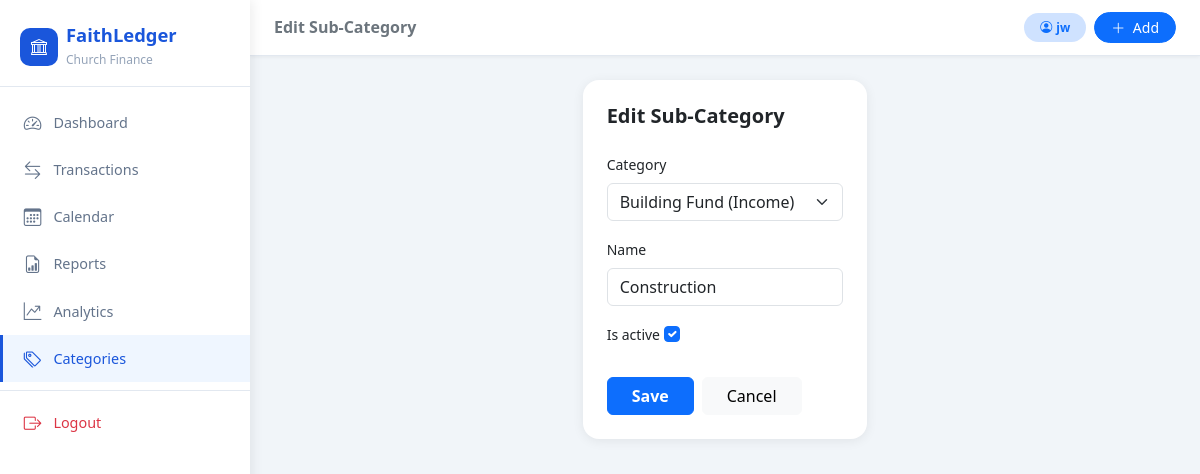
Screenshot of /categories/sub/10/edit/ (signed in) with the database file from the repository.
### finance/models.py (models this page shows, shortened)
class SubCategory(models.Model):
    category = models.ForeignKey(Category, on_delete=models.CASCADE, related_name='subcategories')
    name = models.CharField(max_length=100)
    is_active = models.BooleanField(default=True)
    created_at = models.DateTimeField(auto_now_add=True)
    class Meta:
        verbose_name_plural = 'SubCategories'
        ordering = ['name']

### finance/views.py (the view)
# urls.py: path('categories/sub/<int:pk>/edit/', views.subcategory_edit, name='subcategory_edit'),
@login_required
def subcategory_edit(request, pk):
    sub = get_object_or_404(SubCategory, pk=pk)
    form = SubCategoryForm(request.POST or None, instance=sub)
    if request.method == 'POST' and form.is_valid():
        form.save()
        messages.success(request, 'Sub-category updated!')
        return redirect('category_list')
    return render(request, 'finance/category_form.html', {'form': form, 'title': 'Edit Sub-Category'})

### finance/forms.py
class SubCategoryForm(forms.ModelForm):
    class Meta:
        model = SubCategory
        fields = ['category', 'name', 'is_active']
        widgets = {
            'category': forms.Select(attrs={'class': 'form-select'}),
            'name': forms.TextInput(attrs={'class': 'form-control'}),
            'is_active': forms.CheckboxInput(attrs={'class': 'form-check-input'}),
        }
    def __init__(self, *args, **kwargs):
        super().__init__(*args, **kwargs)
        self.fields['category'].queryset = Category.objects.filter(is_active=True)

### finance/models.py (called while the page is built)
    def __str__(self):
        return f"{self.name} ({self.type})"

### finance/templates/finance/category_form.html (shortened to what this page needs)
{% extends 'base.html' %}
{% block page_title %}{{ title }}{% endblock %}
{% block content %}
<div class="row justify-content-center">
  <div class="col-lg-5 col-xl-4">
    <div class="card">
      <div class="card-body p-4">
        <h5 class="fw-bold mb-4">{{ title }}</h5>
        <form method="post" novalidate>
          {% for field in form %}
          <div class="mb-3">
            <label class="form-label fw-medium small">{{ field.label }}</label>
            {{ field }}
          </div>
          {% endfor %}
          <div class="d-flex gap-2 mt-4">
            <button type="submit" class="btn btn-primary px-4 fw-semibold">Save</button>
            <a href="{% url 'category_list' %}" class="btn btn-light px-4">Cancel</a>
          </div>
        </form>
      </div>
    </div>
  </div>
</div>
{% endblock %}

### templates/base.html (shortened to what this page needs)
<!DOCTYPE html>
<html lang="en">
<head>
  <link href="https://cdn.jsdelivr.net/npm/bootstrap@5.3.3/dist/css/bootstrap.min.css" rel="stylesheet">
  <link href="https://cdn.jsdelivr.net/npm/bootstrap-icons@1.11.3/font/bootstrap-icons.css" rel="stylesheet">
</head>
<body>
{% if user.is_authenticated %}
<nav id="sidebar">
  <div class="sidebar-brand">
    <div class="d-flex align-items-center gap-2">
      <div style="width:38px;height:38px;background:var(--primary);border-radius:10px;display:flex;align-items:center;justify-content:center;">
        <i class="bi bi-bank text-white"></i>
      </div>
      <div>
        <h5>FaithLedger</h5>
        <small>Church Finance</small>
      </div>
    </div>
  </div>
  <div class="sidebar-nav">
    <a href="{% url 'dashboard' %}" class="nav-link-item {% if request.resolver_match.url_name == 'dashboard' %}active{% endif %}">
      <i class="bi bi-speedometer2"></i> Dashboard
    </a>
    <a href="{% url 'transaction_list' %}" class="nav-link-item {% if 'transaction' in request.resolver_match.url_name %}active{% endif %}">
      <i class="bi bi-arrow-left-right"></i> Transactions
    </a>
    <a href="{% url 'calendar' %}" class="nav-link-item {% if 'calendar' in request.resolver_match.url_name %}active{% endif %}">
      <i class="bi bi-calendar3"></i> Calendar
    </a>
    <a href="{% url 'reports' %}" class="nav-link-item {% if request.resolver_match.url_name == 'reports' %}active{% endif %}">
      <i class="bi bi-file-earmark-bar-graph"></i> Reports
    </a>
    <a href="{% url 'analytics' %}" class="nav-link-item {% if request.resolver_match.url_name == 'analytics' %}active{% endif %}">
      <i class="bi bi-graph-up-arrow"></i> Analytics
    </a>
    <a href="{% url 'category_list' %}" class="nav-link-item {% if 'category' in request.resolver_match.url_name %}active{% endif %}">
      <i class="bi bi-tags"></i> Categories
    </a>
    <div style="border-top:1px solid #e2e8f0;margin:.5rem 0;"></div>
    <a href="{% url 'logout' %}" class="nav-link-item text-danger">
      <i class="bi bi-box-arrow-right"></i> Logout
    </a>
  </div>
</nav>
<div id="main">
  <div class="topbar">
    <div class="d-flex align-items-center gap-3">
      <h6 class="mb-0 fw-semibold text-secondary">{% block page_title %}Dashboard{% endblock %}</h6>
    </div>
    <div class="d-flex align-items-center gap-2">
      <span class="badge bg-primary-subtle text-primary rounded-pill px-3 py-2">
        <i class="bi bi-person-circle me-1"></i>{{ user.username }}
      </span>
      <a href="{% url 'transaction_add' %}" class="btn btn-primary btn-sm rounded-pill px-3">
        <i class="bi bi-plus-lg me-1"></i> Add
      </a>
    </div>
  </div>
  <div class="page-content">
    {% block content %}{% endblock %}
  </div>
</div>
{% else %}
{% block auth_content %}{% endblock %}
{% endif %}
</body>
</html>

### templates/base.html (style rules this page uses)
:root { --primary: #1a56db; --primary-light: #eff6ff; --income: #059669; --income-light: #d1fae5; --expense: #dc2626; --expense-light: #fee2e2; --pending: #d97706; --pending-light: #fef3c7; --sidebar-w: 250px; }
body { background: #f1f5f9; font-family: 'Segoe UI', system-ui, sans-serif; }
#sidebar { position: fixed; top: 0; left: 0; height: 100vh; width: var(--sidebar-w); background: #fff; box-shadow: 2px 0 12px rgba(0,0,0,.08); z-index: 1040; display: flex; flex-direction: column; transition: transform .3s; }
.sidebar-brand { padding: 1.5rem 1.25rem 1rem; border-bottom: 1px solid #e2e8f0; }
.sidebar-brand h5 { color: var(--primary); font-weight: 700; margin: 0; font-size: 1.15rem; }
.sidebar-brand small { color: #94a3b8; font-size: .75rem; }
.sidebar-nav { padding: .75rem 0; flex: 1; overflow-y: auto; }
.nav-link-item { display: flex; align-items: center; gap: .7rem; padding: .65rem 1.25rem; color: #64748b; text-decoration: none; font-size: .9rem; border-radius: 0; transition: all .2s; border-left: 3px solid transparent; }
.nav-link-item:hover, .nav-link-item.active { background: var(--primary-light); color: var(--primary); border-left-color: var(--primary); }
.nav-link-item i { font-size: 1.1rem; width: 1.2rem; text-align: center; }
#main { margin-left: var(--sidebar-w); min-height: 100vh; }
.topbar { background: #fff; padding: .75rem 1.5rem; border-bottom: 1px solid #e2e8f0; display: flex; align-items: center; justify-content: space-between; position: sticky; top: 0; z-index: 1030; box-shadow: 0 1px 4px rgba(0,0,0,.06); }
.page-content { padding: 1.5rem; }
.card { border: none; border-radius: 16px; box-shadow: 0 2px 12px rgba(0,0,0,.07); }

### rows the page displays
SubCategory: form "Building Fund (Income)" "Construction" "☑"

### other values shown
{{ title }} "Edit Sub-Category"
{{ user.username }} "jw"
{{ field.label }} "Category" "Name" "Is active"
